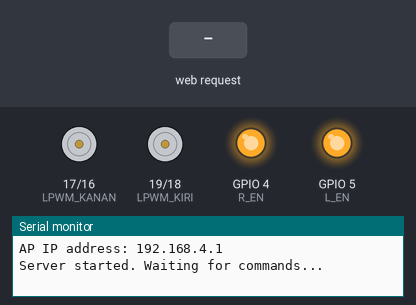
The sketch below on a simulated ESP32. On the bench: motor-driver pin pairs drawn as motors (green arrow = first pin HIGH = forward, orange = second pin HIGH = backward, longer = more drive), output pins drawn as LEDs (lit = HIGH), the last lines printed to the serial monitor. Inputs (shaded band) come from the test bench.

Above: at 1.2 s.
1.3 s: HTTP request GET /?State=MAJU received
At 2.5 s:
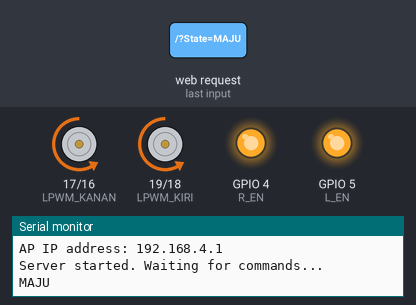
2.8 s: HTTP request GET /?State=MUNDUR received
At 3.9 s:
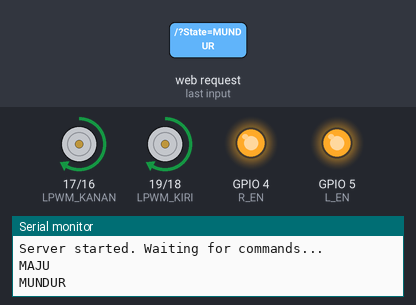
4.3 s: HTTP request GET /?State=KIRI received
At 5.0 s:
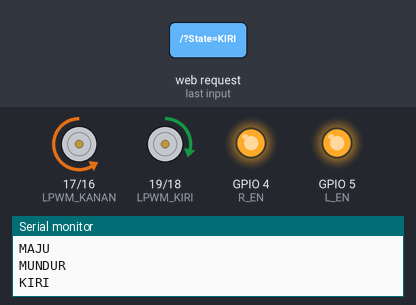
5.8 s: HTTP request GET /?State=KANAN received
At 6.2 s:
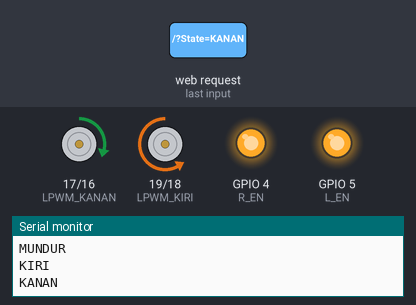
Timing chart, 0 to 8.3 s (numbered marks = the images above; inputs shaded):
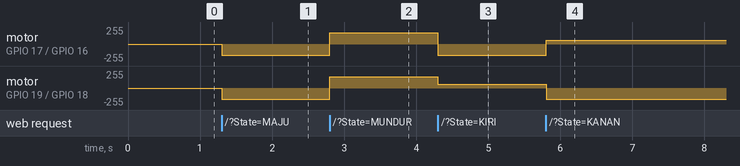

Measured:
- after the input at 1.3 s, motor on GPIO 17 (LPWM_KANAN) / GPIO 16 (RPWM_KANAN), motor on GPIO 19 (LPWM_KIRI) / GPIO 18 (RPWM_KIRI): stopped → backward 169/255 at once
- after the input at 2.8 s, motor on GPIO 17 (LPWM_KANAN) / GPIO 16 (RPWM_KANAN), motor on GPIO 19 (LPWM_KIRI) / GPIO 18 (RPWM_KIRI): backward 169/255 → forward 169/255 at once
- after the input at 4.3 s, motor on GPIO 17 (LPWM_KANAN) / GPIO 16 (RPWM_KANAN): forward 169/255 → backward 169/255 at once; motor on GPIO 19 (LPWM_KIRI) / GPIO 18 (RPWM_KIRI): forward 169/255 → forward 56/255 at once
- after the input at 5.8 s, motor on GPIO 17 (LPWM_KANAN) / GPIO 16 (RPWM_KANAN): backward 169/255 → forward 56/255 at once; motor on GPIO 19 (LPWM_KIRI) / GPIO 18 (RPWM_KIRI): forward 56/255 → backward 169/255 at once

The sketch:

Sumo_WIth_RC_IoT.ino
```cpp
#include <Arduino.h>
#include <WiFi.h>
#include <WiFiClient.h>
#include <WebServer.h>

// ====== PIN DEFINISI UNTUK BTS7960 ======
#define R_EN 4              // Enable motor kanan
#define L_EN 5              // Enable motor kiri

#define RPWM_KANAN 16
#define LPWM_KANAN 17
#define RPWM_KIRI 18
#define LPWM_KIRI 19

#define tendang 1            // opsional, tidak dipakai saat ini

// ====== VARIABEL ======
String command;
int speedCar = 170;          // kecepatan awal (0–255)
int speed_Coeff = 3;         // pengurang kecepatan saat belok

const char* ssid = "SUMO1                                                   ";
const char* password = "12341234";

WebServer server(80);

// ====== KONFIGURASI LEDC ======
#define LEDC_FREQ       5000
#define LEDC_RESOLUTION 8     // 8-bit (0–255)
#define CH_RPWM_KANAN  0
#define CH_LPWM_KANAN  1
#define CH_RPWM_KIRI   2
#define CH_LPWM_KIRI   3

void setup() {
  Serial.begin(115200);

  // ====== KONFIGURASI PIN ENABLE ======
  pinMode(R_EN, OUTPUT);
  pinMode(L_EN, OUTPUT);
  digitalWrite(R_EN, HIGH);   // aktifkan BTS7960
  digitalWrite(L_EN, HIGH);

  // ====== KONFIGURASI PWM ======
  ledcAttachPin(RPWM_KANAN, CH_RPWM_KANAN);
  ledcAttachPin(LPWM_KANAN, CH_LPWM_KANAN);
  ledcAttachPin(RPWM_KIRI,  CH_RPWM_KIRI);
  ledcAttachPin(LPWM_KIRI,  CH_LPWM_KIRI);

  ledcSetup(CH_RPWM_KANAN, LEDC_FREQ, LEDC_RESOLUTION);
  ledcSetup(CH_LPWM_KANAN, LEDC_FREQ, LEDC_RESOLUTION);
  ledcSetup(CH_RPWM_KIRI,  LEDC_FREQ, LEDC_RESOLUTION);
  ledcSetup(CH_LPWM_KIRI,  LEDC_FREQ, LEDC_RESOLUTION);

  // ====== WIFI ACCESS POINT ======
  WiFi.mode(WIFI_AP);
  WiFi.softAP(ssid, password);
  Serial.print("AP IP address: ");
  Serial.println(WiFi.softAPIP());

  // ====== WEB SERVER ======
  server.on("/", HTTP_handleRoot);
  server.onNotFound(HTTP_handleRoot);
  server.begin();

  Serial.println("Server started. Waiting for commands...");
}

// ====== GERAKAN ======
void goAhead() {
  ledcWrite(CH_RPWM_KANAN, speedCar);
  ledcWrite(CH_LPWM_KANAN, 0);
  ledcWrite(CH_RPWM_KIRI, speedCar);
  ledcWrite(CH_LPWM_KIRI, 0);
}

void goBack() {
  ledcWrite(CH_RPWM_KANAN, 0);
  ledcWrite(CH_LPWM_KANAN, speedCar);
  ledcWrite(CH_RPWM_KIRI, 0);
  ledcWrite(CH_LPWM_KIRI, speedCar);
}

void goRight() {  // kanan mundur, kiri maju
  ledcWrite(CH_RPWM_KANAN, 0);
  ledcWrite(CH_LPWM_KANAN, speedCar / speed_Coeff);
  ledcWrite(CH_RPWM_KIRI, speedCar);
  ledcWrite(CH_LPWM_KIRI, 0);
}

void goLeft() {   // kiri mundur, kanan maju
  ledcWrite(CH_RPWM_KANAN, speedCar);
  ledcWrite(CH_LPWM_KANAN, 0);
  ledcWrite(CH_RPWM_KIRI, 0);
  ledcWrite(CH_LPWM_KIRI, speedCar / speed_Coeff);
}

void goAheadRight() {
  ledcWrite(CH_RPWM_KANAN, speedCar / speed_Coeff);
  ledcWrite(CH_LPWM_KANAN, 0);
  ledcWrite(CH_RPWM_KIRI, speedCar);
  ledcWrite(CH_LPWM_KIRI, 0);
}

void goAheadLeft() {
  ledcWrite(CH_RPWM_KANAN, speedCar);
  ledcWrite(CH_LPWM_KANAN, 0);
  ledcWrite(CH_RPWM_KIRI, speedCar / speed_Coeff);
  ledcWrite(CH_LPWM_KIRI, 0);
}

void goBackRight() {
  ledcWrite(CH_RPWM_KANAN, 0);
  ledcWrite(CH_LPWM_KANAN, speedCar / speed_Coeff);
  ledcWrite(CH_RPWM_KIRI, 0);
  ledcWrite(CH_LPWM_KIRI, speedCar);
}

void goBackLeft() {
  ledcWrite(CH_RPWM_KANAN, 0);
  ledcWrite(CH_LPWM_KANAN, speedCar);
  ledcWrite(CH_RPWM_KIRI, 0);
  ledcWrite(CH_LPWM_KIRI, speedCar / speed_Coeff);
}

void stopRobot() {
  ledcWrite(CH_RPWM_KANAN, 0);
  ledcWrite(CH_LPWM_KANAN, 0);
  ledcWrite(CH_RPWM_KIRI, 0);
  ledcWrite(CH_LPWM_KIRI, 0);
}

// ====== LOOP ======
void loop() {
  server.handleClient();
  command = server.arg("State");

  if      (command == "MAJU") goAhead();
  else if (command == "MUNDUR") goBack();
  else if (command == "KIRI") goLeft();
  else if (command == "KANAN") goRight();
  else if (command == "A") goAheadRight();
  else if (command == "B") goAheadLeft();
  else if (command == "C") goBackRight();
  else if (command == "D") goBackLeft();
  else if (command == "STOP") stopRobot();

  else if (command == "0") speedCar = 50;
  else if (command == "1") speedCar = 80;
  else if (command == "2") speedCar = 100;
  else if (command == "3") speedCar = 130;
  else if (command == "4") speedCar = 160;
  else if (command == "5") speedCar = 180;
  else if (command == "6") speedCar = 200;
  else if (command == "7") speedCar = 220;
  else if (command == "8") speedCar = 240;
  else if (command == "9") speedCar = 255;
}

void HTTP_handleRoot(void) {
  if (server.hasArg("State")) {
    Serial.println(server.arg("State"));
  }
  server.send(200, "text/html", "");
  delay(1);
}
```
